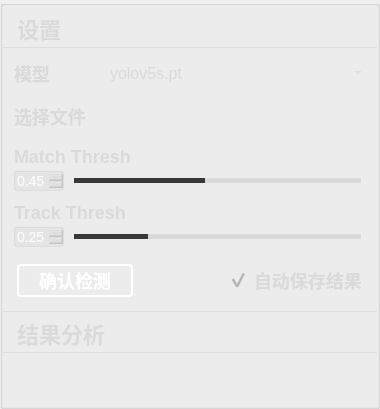
          <widget class="QGroupBox" name="groupBox_8">
           <property name="minimumSize">
            <size>
             <width>380</width>
             <height>0</height>
            </size>
           </property>
           <property name="maximumSize">
            <size>
             <width>320</width>
             <height>16777215</height>
            </size>
           </property>
           <property name="styleSheet">
            <string notr="true">#groupBox_8{
background-color: rgba(75, 75, 75, 200);
border: 0px solid #42adff;
border-radius:0px;}
</string>
           </property>
           <property name="title">
            <string/>
           </property>
           <layout class="QVBoxLayout" name="verticalLayout_8" stretch="0,0,0,0,0,0,0,0">
            <property name="spacing">
             <number>11</number>
            </property>
            <property name="leftMargin">
             <number>0</number>
            </property>
            <property name="topMargin">
             <number>0</number>
            </property>
            <property name="rightMargin">
             <number>0</number>
            </property>
            <property name="bottomMargin">
             <number>0</number>
            </property>
            <item>
             <widget class="QGroupBox" name="groupBox_2">
              <property name="minimumSize">
               <size>
                <width>0</width>
                <height>42</height>
               </size>
              </property>
              <property name="maximumSize">
               <size>
                <width>16777215</width>
                <height>42</height>
               </size>
              </property>
              <property name="styleSheet">
               <string notr="true">#groupBox_2{
border: 0px solid #42adff;
border-bottom: 1px solid rgba(200, 200, 200,100);
border-radius:0px;}</string>
              </property>
              <property name="title">
               <string/>
              </property>
              <layout class="QHBoxLayout" name="horizontalLayout_35">
               <property name="leftMargin">
                <number>11</number>
               </property>
               <property name="topMargin">
                <number>0</number>
               </property>
               <property name="rightMargin">
                <number>11</number>
               </property>
               <property name="bottomMargin">
                <number>0</number>
               </property>
               <item>
                <widget class="QLabel" name="label_5">
                 <property name="minimumSize">
                  <size>
                   <width>0</width>
                   <height>0</height>
                  </size>
                 </property>
                 <property name="maximumSize">
                  <size>
                   <width>16777215</width>
                   <height>40</height>
                  </size>
                 </property>
                 <property name="styleSheet">
                  <string notr="true">QLabel
{
	font-size: 22px;
	font-family: &quot;Microsoft YaHei&quot;;
	font-weight: bold;
 		border-radius:9px;
		background:rgba(66, 195, 255, 0);
color: rgb(218, 218, 218);

}
</string>
                 </property>
                 <property name="text">
                  <string>设置</string>
                 </property>
                </widget>
               </item>
               <item>
                <spacer name="horizontalSpacer_13">
                 <property name="orientation">
                  <enum>Qt::Horizontal</enum>
                 </property>
                 <property name="sizeHint" stdset="0">
                  <size>
                   <width>37</width>
                   <height>39</height>
                  </size>
                 </property>
                </spacer>
               </item>
              </layout>
             </widget>
            </item>
            <item>
             <layout class="QHBoxLayout" name="horizontalLayout_2">
              <property name="leftMargin">
               <number>11</number>
              </property>
              <property name="rightMargin">
               <number>11</number>
              </property>
              <item>
               <widget class="QLabel" name="label_3">
                <property name="minimumSize">
                 <size>
                  <width>0</width>
                  <height>28</height>
                 </size>
                </property>
                <property name="maximumSize">
                 <size>
                  <width>80</width>
                  <height>16777215</height>
                 </size>
                </property>
                <property name="styleSheet">
                 <string notr="true">QLabel
{
	font-size: 18px;
	font-family: &quot;Microsoft YaHei&quot;;
	font-weight: bold;
 		border-radius:9px;
		background:rgba(66, 195, 255, 0);
color: rgb(218, 218, 218);
}
</string>
                </property>
                <property name="text">
                 <string>模型</string>
                </property>
               </widget>
              </item>
              <item>
               <widget class="QComboBox" name="comboBox">
                <property name="minimumSize">
                 <size>
                  <width>0</width>
                  <height>28</height>
                 </size>
                </property>
                <property name="styleSheet">
                 <string notr="true">QComboBox QAbstractItemView {
font-family: &quot;Microsoft YaHei&quot;;
font-size: 16px;
background:rgba(200, 200, 200,150);
selection-background-color: rgba(200, 200, 200,50);
color: rgb(218, 218, 218);
outline:none;
border:none;}
QComboBox{
font-family: &quot;Microsoft YaHei&quot;;
font-size: 16px;
color: rgb(218, 218, 218);
border-width:0px;
border-color:white;
border-style:solid;
background-color: rgba(200, 200, 200,0);}

QComboBox::drop-down {
margin-top:8;
height:20;
background:rgba(255,255,255,0);
border-image: url(:/img/icon/下拉_白色.png);
}
</string>
                </property>
                <item>
                 <property name="text">
                  <string>yolov5s.pt</string>
                 </property>
                </item>
                <item>
                 <property name="text">
                  <string>yolov5m.pt</string>
                 </property>
                </item>
                <item>
                 <property name="text">
                  <string>yolov5l.pt</string>
                 </property>
                </item>
                <item>
                 <property name="text">
                  <string>yolov5x.pt</string>
                 </property>
                </item>
               </widget>
              </item>
             </layout>
            </item>
            <item>
             <layout class="QHBoxLayout" name="horizontalLayout_9">
              <property name="leftMargin">
               <number>11</number>
              </property>
              <property name="rightMargin">
               <number>0</number>
              </property>
              <item>
               <widget class="QLabel" name="label_10">
                <property name="maximumSize">
                 <size>
                  <width>80</width>
                  <height>16777215</height>
                 </size>
                </property>
                <property name="styleSheet">
                 <string notr="true">QLabel
{
	font-size: 18px;
	font-family: &quot;Microsoft YaHei&quot;;
	font-weight: bold;
 		border-radius:9px;
		background:rgba(66, 195, 255, 0);
color: rgb(218, 218, 218);
}
</string>
                </property>
                <property name="text">
                 <string>选择文件</string>
                </property>
               </widget>
              </item>
              <item>
               <layout class="QHBoxLayout" name="horizontalLayout_11">
                <item>
                 <widget class="QGroupBox" name="groupBox_5">
                  <property name="styleSheet">
                   <string notr="true">#groupBox_5{
background-color: rgba(48,148,243,0);
border: 0px solid #42adff;
border-left: 0px solid #d9d9d9;
border-right: 0px solid rgba(29, 83, 185, 255);
border-radius:0px;}</string>
                  </property>
                  <property name="title">
                   <string/>
                  </property>
                  <layout class="QHBoxLayout" name="horizontalLayout_8">
                   <property name="leftMargin">
                    <number>0</number>
                   </property>
                   <property name="topMargin">
                    <number>0</number>
                   </property>
                   <property name="rightMargin">
                    <number>0</number>
                   </property>
                   <property name="bottomMargin">
                    <number>0</number>
                   </property>
                   <item>
                    <widget class="QPushButton" name="fileButton">
                     <property name="minimumSize">
                      <size>
                       <width>55</width>
                       <height>28</height>
                      </size>
                     </property>
                     <property name="maximumSize">
                      <size>
                       <width>16777215</width>
                       <height>28</height>
                      </size>
                     </property>
                     <property name="toolTip">
                      <string>file</string>
                     </property>
                     <property name="styleSheet">
                      <string notr="true">QPushButton{font-family: &quot;Microsoft YaHei&quot;;
font-size: 14px;
font-weight: bold;
color:white;
text-align: center center;
padding-left: 5px;
padding-right: 5px;
padding-top: 4px;
padding-bottom: 4px;
border-style: solid;
border-width: 0px;
border-color: rgba(255, 255, 255, 255);
border-radius: 3px;
background-color: rgba(200, 200, 200,0);}

QPushButton:focus{outline: none;}

QPushButton::pressed{font-family: &quot;Microsoft YaHei&quot;;
                     font-size: 14px;
                     font-weight: bold;
                     color:rgb(200,200,200);
                     text-align: center center;
                     padding-left: 5px;
                     padding-right: 5px;
                     padding-top: 4px;
                     padding-bottom: 4px;
                     border-style: solid;
                     border-width: 0px;
                     border-color: rgba(255, 255, 255, 255);
                     border-radius: 3px;
                     background-color:  #bf513b;}

QPushButton::disabled{font-family: &quot;Microsoft YaHei&quot;;
                     font-size: 14px;
                     font-weight: bold;
                     color:rgb(200,200,200);
                     text-align: center center;
                     padding-left: 5px;
                     padding-right: 5px;
                     padding-top: 4px;
                     padding-bottom: 4px;
                     border-style: solid;
                     border-width: 0px;
                     border-color: rgba(255, 255, 255, 255);
                     border-radius: 3px;
                     background-color:  #bf513b;}
QPushButton::hover {
border-style: solid;
border-width: 0px;
border-radius: 0px;
background-color: rgba(48,148,243,80);}</string>
                     </property>
                     <property name="text">
                      <string/>
                     </property>
                     <property name="icon">
                      <iconset resource="../apprcc.qrc">
                       <normaloff>:/img/icon/打开.png</normaloff>:/img/icon/打开.png</iconset>
                     </property>
                    </widget>
                   </item>
                  </layout>
                 </widget>
                </item>
               </layout>
              </item>
             </layout>
            </item>
            <item>
             <layout class="QVBoxLayout" name="verticalLayout_3">
              <property name="spacing">
               <number>4</number>
              </property>
              <property name="leftMargin">
               <number>11</number>
              </property>
              <property name="rightMargin">
               <number>11</number>
              </property>
              <item>
               <widget class="QLabel" name="label_2">
                <property name="styleSheet">
                 <string notr="true">QLabel
{
	font-size: 18px;
	font-family: &quot;Microsoft YaHei&quot;;
	font-weight: bold;
 		border-radius:9px;
		background:rgba(66, 195, 255, 0);
color: rgb(218, 218, 218);
}
</string>
                </property>
                <property name="text">
                 <string>Match Thresh</string>
                </property>
               </widget>
              </item>
              <item>
               <layout class="QHBoxLayout" name="horizontalLayout_4">
                <property name="spacing">
                 <number>5</number>
                </property>
                <item>
                 <widget class="QDoubleSpinBox" name="MTSpinBox">
                  <property name="minimumSize">
                   <size>
                    <width>50</width>
                    <height>0</height>
                   </size>
                  </property>
                  <property name="maximumSize">
                   <size>
                    <width>50</width>
                    <height>16777215</height>
                   </size>
                  </property>
                  <property name="styleSheet">
                   <string notr="true">QDoubleSpinBox{
background:rgba(200, 200, 200,50);
color:white;
font-size: 14px;
font-family: &quot;Microsoft YaHei UI&quot;;
border-style: solid;
border-width: 1px;
border-color: rgba(200, 200, 200,100);
border-radius: 3px;}

QDoubleSpinBox::down-button{
background:rgba(200, 200, 200,0);
border-image: url(:/img/icon/箭头_列表展开.png);}
QDoubleSpinBox::down-button::hover{
background:rgba(200, 200, 200,100);
border-image: url(:/img/icon/箭头_列表展开.png);}

QDoubleSpinBox::up-button{
background:rgba(200, 200, 200,0);
border-image: url(:/img/icon/箭头_列表收起.png);}
QDoubleSpinBox::up-button::hover{
background:rgba(200, 200, 200,100);
border-image: url(:/img/icon/箭头_列表收起.png);}
</string>
                  </property>
                  <property name="maximum">
                   <double>1.000000000000000</double>
                  </property>
                  <property name="singleStep">
                   <double>0.010000000000000</double>
                  </property>
                  <property name="value">
                   <double>0.450000000000000</double>
                  </property>
                 </widget>
                </item>
                <item>
                 <widget class="QSlider" name="MTSlider">
                  <property name="styleSheet">
                   <string notr="true">QSlider{
border-color: #bcbcbc;
color:#d9d9d9;
}
QSlider::groove:horizontal {                                
     border: 1px solid #999999;                             
     height: 3px;                                           
    margin: 0px 0;                                         
     left: 5px; right: 5px; 
 }
QSlider::handle:horizontal {                               
     border: 0px ; 
     border-image: url(:/img/icon/圆.png);
	 width:15px;
     margin: -7px -7px -7px -7px;                  
} 
QSlider::add-page:horizontal{
background: qlineargradient(spread:pad, x1:0, y1:1, x2:0, y2:0, stop:0 #d9d9d9, stop:0.25 #d9d9d9, stop:0.5 #d9d9d9, stop:1 #d9d9d9); 

}
QSlider::sub-page:horizontal{                               
 background: qlineargradient(spread:pad, x1:0, y1:1, x2:0, y2:0, stop:0 #373737, stop:0.25 #373737, stop:0.5 #373737, stop:1 #373737);                     
}</string>
                  </property>
                  <property name="maximum">
                   <number>100</number>
                  </property>
                  <property name="value">
                   <number>45</number>
                  </property>
                  <property name="orientation">
                   <enum>Qt::Horizontal</enum>
                  </property>
                 </widget>
                </item>
               </layout>
              </item>
             </layout>
            </item>
            <item>
             <layout class="QVBoxLayout" name="verticalLayout">
              <property name="spacing">
               <number>4</number>
              </property>
              <property name="leftMargin">
               <number>11</number>
              </property>
              <property name="rightMargin">
               <number>11</number>
              </property>
              <item>
               <widget class="QLabel" name="label">
                <property name="styleSheet">
                 <string notr="true">QLabel
{
	font-size: 18px;
	font-family: &quot;Microsoft YaHei&quot;;
	font-weight: bold;
 		border-radius:9px;
		background:rgba(66, 195, 255, 0);
color: rgb(218, 218, 218);
}
</string>
                </property>
                <property name="text">
                 <string>Track Thresh</string>
                </property>
               </widget>
              </item>
              <item>
               <layout class="QHBoxLayout" name="horizontalLayout_3">
                <property name="spacing">
                 <number>5</number>
                </property>
                <item>
                 <widget class="QDoubleSpinBox" name="T2SpinBox">
                  <property name="minimumSize">
                   <size>
                    <width>50</width>
                    <height>0</height>
                   </size>
                  </property>
                  <property name="maximumSize">
                   <size>
                    <width>50</width>
                    <height>16777215</height>
                   </size>
                  </property>
                  <property name="focusPolicy">
                   <enum>Qt::ClickFocus</enum>
                  </property>
                  <property name="styleSheet">
                   <string notr="true">QDoubleSpinBox{
background:rgba(200, 200, 200,50);
color:white;
font-size: 14px;
font-family: &quot;Microsoft YaHei UI&quot;;
border-style: solid;
border-width: 1px;
border-color: rgba(200, 200, 200,100);
border-radius: 3px;}

QDoubleSpinBox::down-button{
background:rgba(200, 200, 200,0);
border-image: url(:/img/icon/箭头_列表展开.png);}
QDoubleSpinBox::down-button::hover{
background:rgba(200, 200, 200,100);
border-image: url(:/img/icon/箭头_列表展开.png);}

QDoubleSpinBox::up-button{
background:rgba(200, 200, 200,0);
border-image: url(:/img/icon/箭头_列表收起.png);}
QDoubleSpinBox::up-button::hover{
background:rgba(200, 200, 200,100);
border-image: url(:/img/icon/箭头_列表收起.png);}
</string>
                  </property>
                  <property name="maximum">
                   <double>1.000000000000000</double>
                  </property>
                  <property name="singleStep">
                   <double>0.010000000000000</double>
                  </property>
                  <property name="value">
                   <double>0.250000000000000</double>
                  </property>
                 </widget>
                </item>
                <item>
                 <widget class="QSlider" name="T2Slider">
                  <property name="styleSheet">
                   <string notr="true">QSlider{
border-color: #bcbcbc;
color:#d9d9d9;
}
QSlider::groove:horizontal {                                
     border: 1px solid #999999;                             
     height: 3px;                                           
    margin: 0px 0;                                         
     left: 5px; right: 5px; 
 }
QSlider::handle:horizontal {                               
     border: 0px ; 
     border-image: url(:/img/icon/圆.png);
	 width:15px;
     margin: -7px -7px -7px -7px;                  
} 
QSlider::add-page:horizontal{
background: qlineargradient(spread:pad, x1:0, y1:1, x2:0, y2:0, stop:0 #d9d9d9, stop:0.25 #d9d9d9, stop:0.5 #d9d9d9, stop:1 #d9d9d9); 

}
QSlider::sub-page:horizontal{                               
 background: qlineargradient(spread:pad, x1:0, y1:1, x2:0, y2:0, stop:0 #373737, stop:0.25 #373737, stop:0.5 #373737, stop:1 #373737);                     
}</string>
                  </property>
                  <property name="maximum">
                   <number>100</number>
                  </property>
                  <property name="value">
                   <number>25</number>
                  </property>
                  <property name="orientation">
                   <enum>Qt::Horizontal</enum>
                  </property>
                  <property name="tickPosition">
                   <enum>QSlider::NoTicks</enum>
                  </property>
                 </widget>
                </item>
               </layout>
              </item>
             </layout>
            </item>
            <item>
             <layout class="QVBoxLayout" name="verticalLayout_5">
              <property name="spacing">
               <number>4</number>
              </property>
              <property name="leftMargin">
               <number>11</number>
              </property>
              <property name="rightMargin">
               <number>11</number>
              </property>
              <item>
               <layout class="QHBoxLayout" name="horizontalLayout_14"/>
              </item>
             </layout>
            </item>
            <item>
             <widget class="QGroupBox" name="groupBox_6">
              <property name="minimumSize">
               <size>
                <width>0</width>
                <height>0</height>
               </size>
              </property>
              <property name="maximumSize">
               <size>
                <width>16777215</width>
                <height>42</height>
               </size>
              </property>
              <property name="styleSheet">
               <string notr="true">#groupBox_6{
border: 0px solid #42adff;
border-radius:0px;}</string>
              </property>
              <property name="title">
               <string/>
              </property>
              <layout class="QHBoxLayout" name="horizontalLayout_36">
               <property name="leftMargin">
                <number>11</number>
               </property>
               <property name="topMargin">
                <number>0</number>
               </property>
               <property name="rightMargin">
                <number>11</number>
               </property>
               <property name="bottomMargin">
                <number>0</number>
               </property>
               <item>
                <widget class="QPushButton" name="detectButton">
                 <property name="enabled">
                  <bool>true</bool>
                 </property>
                 <property name="sizePolicy">
                  <sizepolicy hsizetype="Fixed" vsizetype="Fixed">
                   <horstretch>0</horstretch>
                   <verstretch>0</verstretch>
                  </sizepolicy>
                 </property>
                 <property name="layoutDirection">
                  <enum>Qt::LeftToRight</enum>
                 </property>
                 <property name="styleSheet">
                  <string notr="true">/**正常情况下样式**/
QPushButton{
font-size: 18px;
font-weight: bold;
color:white;
text-align: center center;
padding-left: 20px;
padding-right: 20px;
padding-top: 3px;
padding-bottom: 3px;
border-style: solid;
border-width: 2px;
border-color: rgba(255, 255, 255, 255);
border-radius: 4px;
background-color: rgba(200, 200, 200,0);

}

/**鼠标停留在按钮上的样式**/
QPushButton::hover{	
    color: #FFFFFF;
    background-color: #718093;
    border-color: #2f3640;
}

/**按钮失能情况下样式**/
QPushButton::disabled{
    color: #FFFFFF;
    background-color: #dcdde1;
    border-color: #dcdde1;
}
</string>
                 </property>
                 <property name="text">
                  <string>确认检测</string>
                 </property>
                 <property name="iconSize">
                  <size>
                   <width>20</width>
                   <height>20</height>
                  </size>
                 </property>
                 <property name="checkable">
                  <bool>true</bool>
                 </property>
                </widget>
               </item>
               <item>
                <spacer name="horizontalSpacer_2">
                 <property name="orientation">
                  <enum>Qt::Horizontal</enum>
                 </property>
                 <property name="sizeHint" stdset="0">
                  <size>
                   <width>40</width>
                   <height>20</height>
                  </size>
                 </property>
                </spacer>
               </item>
               <item>
                <widget class="QCheckBox" name="saveCheckBox">
                 <property name="styleSheet">
                  <string notr="true">
QCheckBox
{font-size: 18px;
	font-family: &quot;Microsoft YaHei&quot;;
	font-weight: bold;
 		border-radius:9px;
		background:rgba(66, 195, 255, 0);
color: rgb(218, 218, 218);;}

QCheckBox::indicator {
	width: 20px;
	height: 20px;
}
QCheckBox::indicator:unchecked {
    image: url(:/img/icon/button-off.png);
}

QCheckBox::indicator:checked {
    
    image: url(:/img/icon/button-on.png);
}
</string>
                 </property>
                 <property name="text">
                  <string>自动保存结果</string>
                 </property>
                 <property name="checked">
                  <bool>true</bool>
                 </property>
                </widget>
               </item>
              </layout>
             </widget>
            </item>
            <item>
             <layout class="QVBoxLayout" name="verticalLayout_7" stretch="0,1">
              <property name="topMargin">
               <number>0</number>
              </property>
              <property name="bottomMargin">
               <number>0</number>
              </property>
              <item>
               <widget class="QGroupBox" name="groupBox_9">
                <property name="minimumSize">
                 <size>
                  <width>0</width>
                  <height>42</height>
                 </size>
                </property>
                <property name="maximumSize">
                 <size>
                  <width>16777215</width>
                  <height>42</height>
                 </size>
                </property>
                <property name="styleSheet">
                 <string notr="true">#groupBox_9{
border: 0px solid #42adff;
border-top: 1px solid rgba(200, 200, 200,100);
border-bottom: 1px solid rgba(200, 200, 200,100);
border-radius:0px;}</string>
                </property>
                <property name="title">
                 <string/>
                </property>
                <layout class="QHBoxLayout" name="horizontalLayout_38">
                 <property name="leftMargin">
                  <number>11</number>
                 </property>
                 <property name="topMargin">
                  <number>0</number>
                 </property>
                 <property name="rightMargin">
                  <number>11</number>
                 </property>
                 <property name="bottomMargin">
                  <number>0</number>
                 </property>
                 <item>
                  <widget class="QLabel" name="label_11">
                   <property name="styleSheet">
                    <string notr="true">QLabel
{
	font-size: 22px;
	font-family: &quot;Microsoft YaHei&quot;;
	font-weight: bold;
 		border-radius:9px;
		background:rgba(66, 195, 255, 0);
color: rgb(218, 218, 218);
}
</string>
                   </property>
                   <property name="text">
                    <string>结果分析</string>
                   </property>
                  </widget>
                 </item>
                 <item>
                  <spacer name="horizontalSpacer_15">
                   <property name="orientation">
                    <enum>Qt::Horizontal</enum>
                   </property>
                   <property name="sizeHint" stdset="0">
                    <size>
                     <width>37</width>
                     <height>39</height>
                    </size>
                   </property>
                  </spacer>
                 </item>
                </layout>
               </widget>
              </item>
              <item>
               <widget class="QGroupBox" name="groupBox_10">
                <property name="minimumSize">
                 <size>
                  <width>0</width>
                  <height>42</height>
                 </size>
                </property>
                <property name="maximumSize">
                 <size>
                  <width>16777215</width>
                  <height>16777215</height>
                 </size>
                </property>
                <property name="styleSheet">
                 <string notr="true">#groupBox_10{
border: 0px solid #42adff;

border-radius:0px;}</string>
                </property>
                <property name="title">
                 <string/>
                </property>
                <widget class="QTableWidget" name="resultWidget">
                 <property name="geometry">
                  <rect>
                   <x>10</x>
                   <y>0</y>
                   <width>361</width>
                   <height>311</height>
                  </rect>
                 </property>
                 <property name="styleSheet">
                  <string notr="true">QTableWidget{
background-color: rgba(12, 28, 77, 0);

border-radius:0px;
font-family: &quot;Microsoft YaHei&quot;;
font-size: 16px;
color: rgb(218, 218, 218);
}
</string>
                 </property>
                </widget>
               </widget>
              </item>
             </layout>
            </item>
           </layout>
          </widget>
